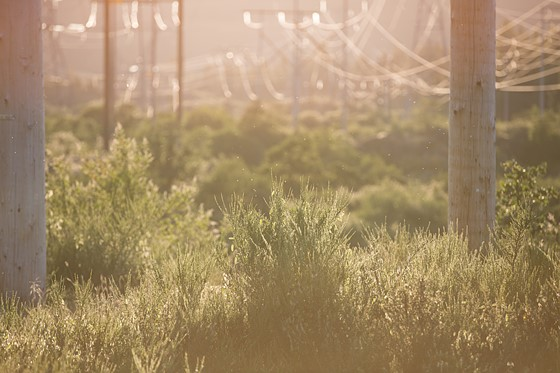
#> input picture labworks/LAB-03/B/Najib/color_img.jpg, 560 x 373 px, found by its file name
$ python practice.py
#> lines starting #> are read from the running program, lines starting #| are printed output that depends on the picture
import numpy as np
import cv2
import matplotlib.pyplot as plt
import math


def HistFunc(img,channel):
    hist = cv2.calcHist([img], [channel], None, [256], [0, 255])
    return hist


def EqualizeFunc(img,hist,L=256):
    H,W = img.shape

    cdf = hist
    s = np.zeros(cdf.size, dtype=np.float32)
    s[0] = np.round((L - 1) * cdf[0])

    for i in range (1, 256):
        cdf[i] += cdf[i - 1]
        s[i] = np.round((L - 1) * cdf[i])

    out = np.zeros_like(img)
    for i in range (H):
        for j in range (W):
            x = img[i][j]
            out[i][j] = s[x]

    return out


path = r'D:\Academics\4-1\2.Lab\CSE 4128 (Image Processing Lab)\LAB-03\B\Najib\color_img.jpg'
img = cv2.imread(path,1)
#> img is the input picture: shape (373, 560, 3); mean B, G, R 104.5, 139.9, 164.5
cv2.imshow('Input Image', img)
L = 256


b,g,r = cv2.split(img)
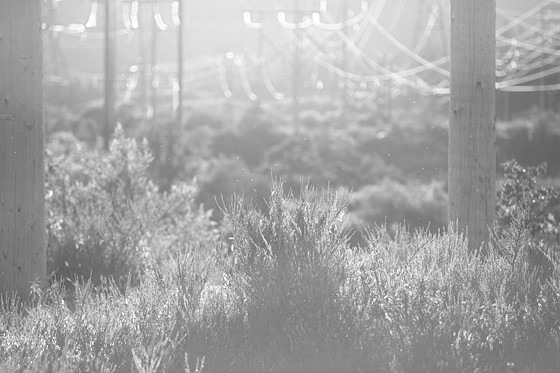
#> r: shape (373, 560); min 79, max 255, mean 164.5
cv2.imshow("Blue Channel",b)
cv2.imshow("Green Channel",g)
cv2.imshow("Red Channel",r)
# =============================================================================
#
hist_blue = cv2.calcHist([b], [0], None, [256], [0, 255])
#> hist_blue = 256 values, max 3184 at index 94, min 0 at index 0, mean 815.9
hist_green = cv2.calcHist([g], [0], None, [256], [0, 255])
#> hist_green = 256 values, max 3247 at index 109, min 0 at index 0, mean 815.9
hist_red = cv2.calcHist([r], [0], None, [256], [0, 255])
#> hist_red = 256 values, max 3348 at index 133, min 0 at index 0, mean 814.9
#
#
#print(hist_blue)
#
plt.figure(figsize = (10, 4))
plt.subplot(1, 3, 1)
plt.title('Input blue Image Histogram')
plt.hist(hist_blue, 256, [0, 255])
plt.show()
#> figure, not shown here; tallest bar 26 high, from x = 0 to 0.996


plt.subplot(1, 3, 2)
plt.title('Input green Image Histogram')
plt.hist(hist_green, 256, [0, 255])
plt.show()
#> figure, not shown here; tallest bar 62 high, from x = 0 to 0.996


plt.subplot(1, 3, 3)
plt.title('Input red Image Histogram')
plt.hist(hist_red, 256, [0, 255])
plt.show()
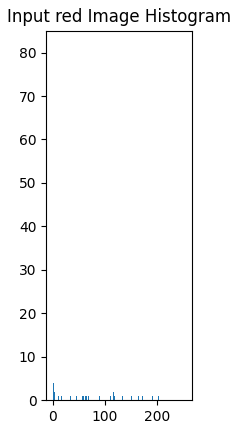
#> figure drawn by matplotlib, 1 panel; tallest bar 81 high, from x = 0 to 0.996


out_blue = EqualizeFunc(b, hist_blue,256)
#> in EqualizeFunc, `cdf = hist`: cdf has the same summary as hist_blue outside EqualizeFunc
#> after the loop in EqualizeFunc, `for i in range (1, 256):`: cdf = 256 values from 0 to 208880; s = 256 values from 0 to 53264400
#> after the loop in EqualizeFunc, `for i in range (H):`:
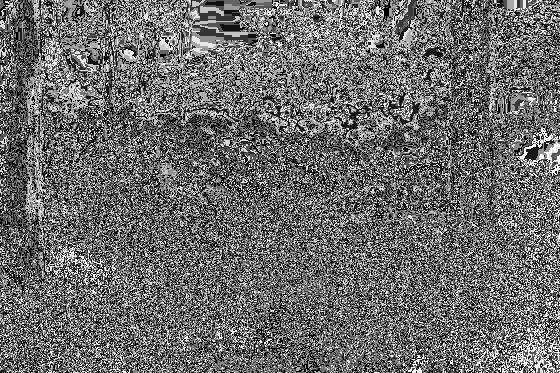
#> out: shape (373, 560); min 0, max 255, mean 107.8
out_green = EqualizeFunc(g, hist_green,256)
#> call 2 of EqualizeFunc, with hist = array of shape (256, 1), L = 256
#> in EqualizeFunc (call 2), `cdf = hist`: cdf has the same summary as hist_green outside EqualizeFunc
#> after the loop in EqualizeFunc (call 2), `for i in range (1, 256):`: cdf = 256 values from 0 to 208880; s = 256 values from 0 to 53264400
#> after the loop in EqualizeFunc (call 2), `for i in range (H):`:
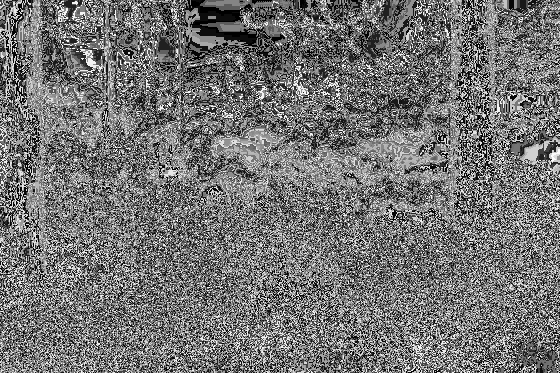
#> out: shape (373, 560); min 0, max 255, mean 115.5
out_red = EqualizeFunc(r, hist_red,256)
#> call 3 of EqualizeFunc, with hist = array of shape (256, 1), L = 256
#> in EqualizeFunc (call 3), `cdf = hist`: cdf has the same summary as hist_red outside EqualizeFunc
#> after the loop in EqualizeFunc (call 3), `for i in range (1, 256):`: cdf = 256 values from 0 to 208621; s = 256 values from 0 to 53198356
#> after the loop in EqualizeFunc (call 3), `for i in range (H):`:
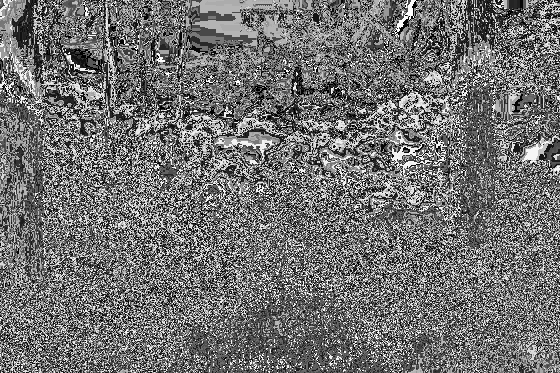
#> out: shape (373, 560); min 0, max 253, mean 113.6

cv2.imshow("Output Blue Image",out_blue)
cv2.imshow("Output Green Image",out_green)
cv2.imshow("Output Red Image",out_red)
plt.figure(figsize = (10, 4))


plt.subplot(1, 3, 1)
plt.title('Output Blue Image Histogram')
plt.hist(out_blue.ravel(), 256, [0, 255])
plt.show()
#> figure, not shown here; tallest bar 7743 high, from x = 0 to 0.996
plt.subplot(1, 3, 2)
plt.title('Output Green Image Histogram')
plt.hist(out_green.ravel(), 256, [0, 255])
plt.show()
#> figure, not shown here; tallest bar 10562 high, from x = 95.62 to 96.62
plt.subplot(1, 3, 3)
plt.title('Output Red Image Histogram')
plt.hist(out_red.ravel(), 256, [0, 255])
plt.show()
#> figure, not shown here; tallest bar 7574 high, from x = 159.4 to 160.4

output = cv2.merge([out_blue,out_green,out_red])
cv2.imshow("Output",output)
# =============================================================================


h_img = cv2.cvtColor(img,cv2.COLOR_BGR2HSV)
#> h_img: shape (373, 560, 3); mean H, S, V 17.2, 96.3, 164.5
cv2.imshow("HSV image",h_img)
h,s,v = cv2.split(h_img)
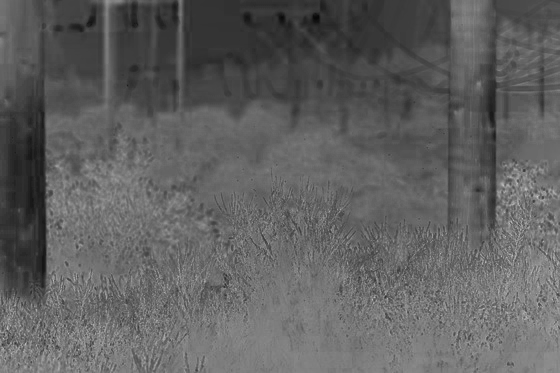
#> s: shape (373, 560); min 7, max 203, mean 96.3

cv2.imshow("HSV_v image",v)
hist_v = cv2.calcHist([v], [0], None, [256], [0, 255])
#> hist_v has the same summary as hist_red
out_v = EqualizeFunc(v, hist_v,256)
cv2.imshow("what the fuck",out_v)
plt.plot()
plt.title('Output Red Image Histogram')
plt.hist(out_v.ravel(), 256, [0, 255])
plt.show()
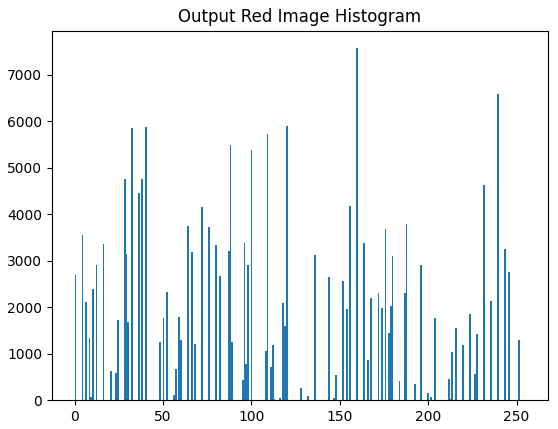
#> figure drawn by matplotlib, 1 panel; tallest bar 7574 high, from x = 159.4 to 160.4
img[::2]
h_output = cv2.merge([h,s,out_v])
#> h_output: shape (373, 560, 3); mean H, S, V 17.2, 96.3, 113.6
cv2.imshow("merged",h_output)
cv2.waitKey(0)
cv2.destroyAllWindows()
